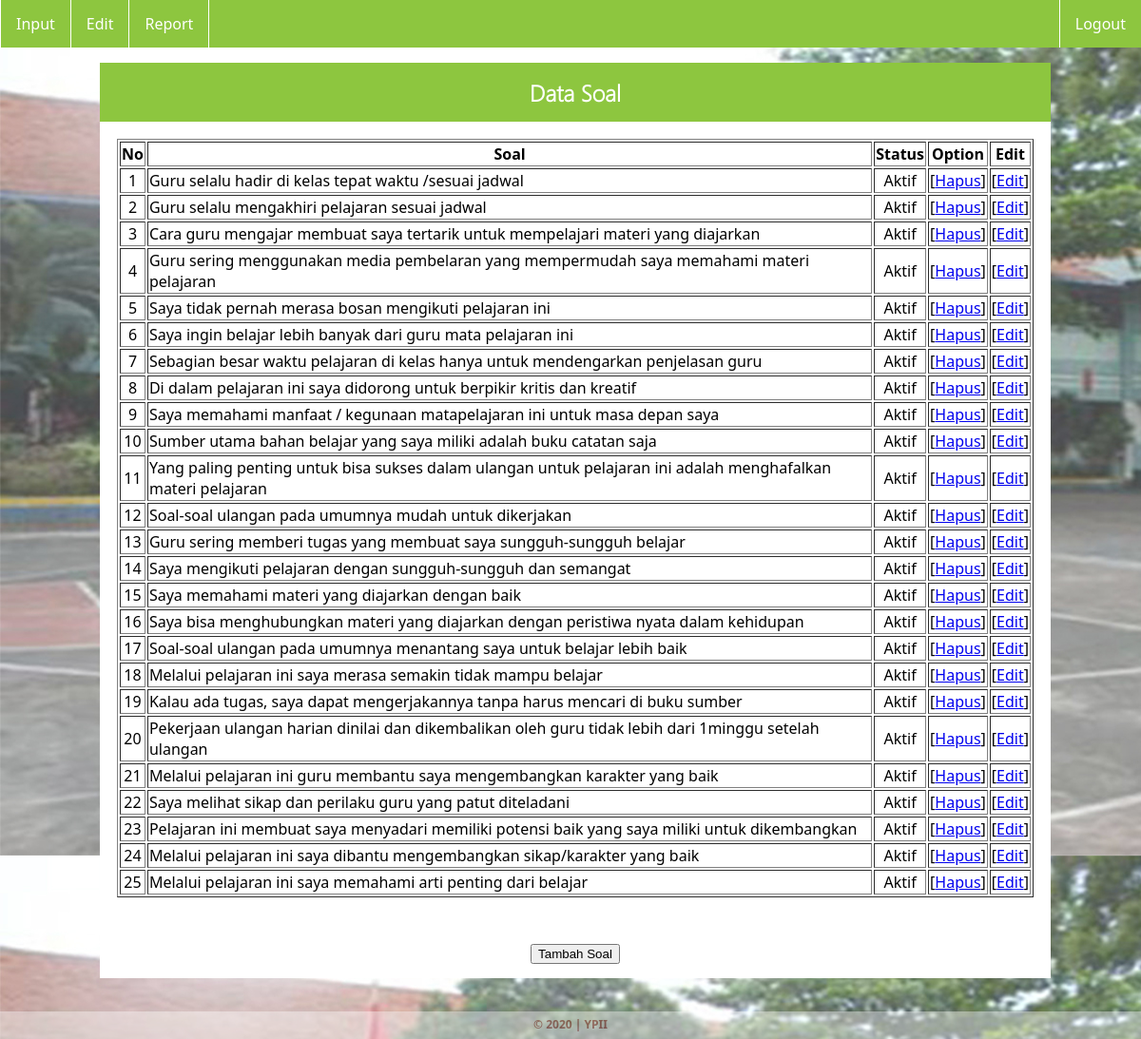
The app's page /edit/soal/tampilsoal.php (signed in) with its own data.
### tables this page shows
CREATE TABLE `soal` (
  `no` int(10) NOT NULL,
  `soal` varchar(255) NOT NULL,
  `status` varchar(25) NOT NULL
);

### edit/soal/tampilsoal.php (the view, shortened to what this page needs)
<!DOCTYPE HTML>
<html>
<head>
	<link rel="stylesheet" href="../../css/style.css">
</head>
<body background="../../images/background.jpg">
	<div class="top">
	<ul>
	<?php
		if($_SESSION['ceklogin']=='Admin'){
			echo "<li><a href='../../input/input.php'>Input</a></li>
			<li><a href='../edit.php'>Edit</a></li>
			<li style='border-right: 1px solid #fff'><a href='../../report/report.php'>Report</a></li>";
		}
	?>
		<li style="float:right"><a href="../../logout.php">Logout</a></li>
	</ul>
	</div>
	<div class="container"><br><br><br>
	  <div class="header2">
		<center><h2>Data Soal</h2></center>
	  </div>
		<div class="content">
			<?php
			$query="SELECT * from soal";
			$result=mysql_query($query);
			if($result){
				echo"<table align='center'><tr><td><table border='1'><tr>
					<th>No</th>
					<th>Soal</th>
					<th>Status</th>";
					echo"<th>Option</th>";
					echo"<th>Edit</th>";
					echo"</tr>\r";
				while($row=mysql_fetch_array($result)){
					echo"<tr>\r";
					echo "<td><center>".$row['no']."</td>\r";
					echo "<td>".$row['soal']."</td>\r";
					echo "<td><center>".$row['status']."</td>\r";
					echo "<td>[<a href=\"delsoal.php?idcontent=".$row['soal']."\">Hapus</a>]</td>";
					echo "<td>[<a href=\"editsoal.php?idcontent=".$row['soal']."\">Edit</a>]</td>";
					echo "</tr>\r";
				}
					echo"</table></td></tr></table>\r";
			}
			?><br><br>
			<div align='center'>
				<a href='inputsoal.php'><input type='button' value='Tambah Soal'/></a>
			</div>
		</div>
	</div>
	<div class="back_footer2">
		<b>&copy; 2020 | YPII </b>
	</div>
</body>
</html>
</body>
</html>

### css/style.css (style rules this page uses)
body { font-family:segoeui; background-attachment:fixed; padding:0px; margin:0px; }
.header2 { width:98%; min-height:30px; overflow:hidden; background:#8dc63f; padding:10px; }
.header2 h2 { margin:5px; padding:0; font-family:segoeuil; color:#fff; }
.content { width:97%; min-height:500px; overflow:hidden; background:#fff; padding:15px; }
@media all and (min-width: 100px) { .container { max-width: 1000px; margin: auto; padding: 0 0 0 10px; _background:#000; } }
.top { list-style-type: none; margin: 0; padding: 0; }
.top ul { list-style-type: none; margin: 0; padding: 0; overflow: hidden; background-color: #8dc63f; position:fixed; width:100%; }
.top li { float:left; border-left: 1px solid #fff; }
.top li a { display: block; color: white; text-align: center; padding: 14px 16px; text-decoration: none; }
.back_footer2 { width:100%; height:24px; background:#fff; opacity:0.4; float:left; text-align:center; font-size:12px; color:#9f2727; padding-top:5px; margin-top:35px; }

### records on screen
soal: no "1", soal "Guru selalu hadir di kelas tepat waktu /sesuai jadwal", status "Aktif"
soal: no "2", soal "Guru selalu mengakhiri pelajaran sesuai jadwal", status "Aktif"
soal: no "3", soal "Cara guru mengajar membuat saya tertarik untuk mempelajari materi yang diajarkan", status "Aktif"
soal: no "4", soal "Guru sering menggunakan media pembelaran yang mempermudah saya memahami materi pelajaran", status "Aktif"
soal: no "5", soal "Saya tidak pernah merasa bosan mengikuti pelajaran ini", status "Aktif"
soal: no "6", soal "Saya ingin belajar lebih banyak dari guru mata pelajaran ini", status "Aktif"
soal: no "7", soal "Sebagian besar waktu pelajaran di kelas hanya untuk mendengarkan penjelasan guru", status "Aktif"
soal: no "8", soal "Di dalam pelajaran ini saya didorong untuk berpikir kritis dan kreatif", status "Aktif"
soal: no "9", soal "Saya memahami manfaat / kegunaan matapelajaran ini untuk masa depan saya", status "Aktif"
soal: no "10", soal "Sumber utama bahan belajar yang saya miliki adalah buku catatan saja", status "Aktif"
soal: no "11", soal "Yang paling penting untuk bisa sukses dalam ulangan untuk pelajaran ini adalah menghafalkan materi pelajaran", status "Aktif"
soal: no "12", soal "Soal-soal ulangan pada umumnya mudah untuk dikerjakan", status "Aktif"
soal: no "13", soal "Guru sering memberi tugas yang membuat saya sungguh-sungguh belajar", status "Aktif"
soal: no "14", soal "Saya mengikuti pelajaran dengan sungguh-sungguh dan semangat", status "Aktif"
soal: no "15", soal "Saya memahami materi yang diajarkan dengan baik", status "Aktif"
soal: no "16", soal "Saya bisa menghubungkan materi yang diajarkan dengan peristiwa nyata dalam kehidupan", status "Aktif"
soal: no "17", soal "Soal-soal ulangan pada umumnya menantang saya untuk belajar lebih baik", status "Aktif"
soal: no "18", soal "Melalui pelajaran ini saya merasa semakin tidak mampu belajar", status "Aktif"
soal: no "19", soal "Kalau ada tugas, saya dapat mengerjakannya tanpa harus mencari di buku sumber", status "Aktif"
soal: no "20", soal "Pekerjaan ulangan harian dinilai dan dikembalikan oleh guru tidak lebih dari 1minggu setelah ulangan", status "Aktif"
soal: no "21", soal "Melalui pelajaran ini guru membantu saya mengembangkan karakter yang baik", status "Aktif"
soal: no "22", soal "Saya melihat sikap dan perilaku guru yang patut diteladani", status "Aktif"
soal: no "23", soal "Pelajaran ini membuat saya menyadari memiliki potensi baik yang saya miliki untuk dikembangkan", status "Aktif"
soal: no "24", soal "Melalui pelajaran ini saya dibantu mengembangkan sikap/karakter yang baik", status "Aktif"
soal: no "25", soal "Melalui pelajaran ini saya memahami arti penting dari belajar", status "Aktif"
